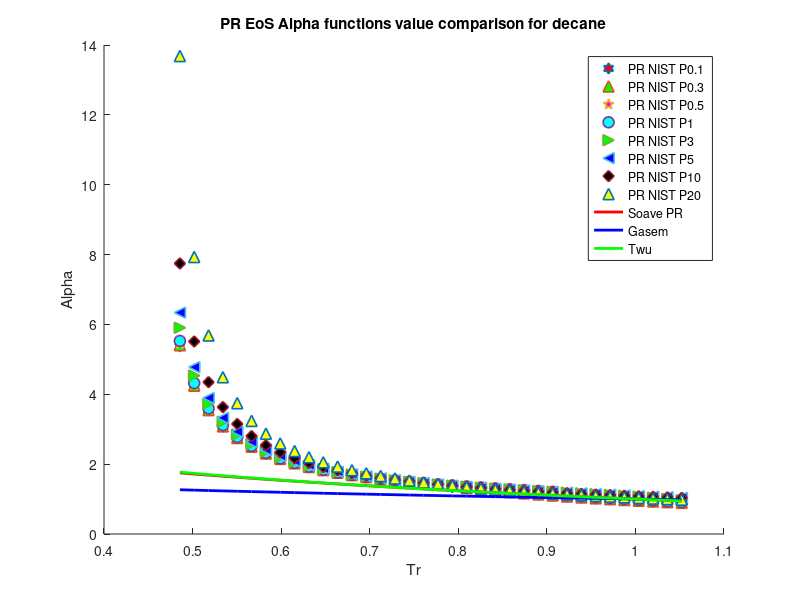

Write MATLAB code to recreate this figure.
clear 
clc
load decane_rho_different_pressure_data.mat
%PR Decane
P = [0.1E6,0.3E6,0.5E6,1E6,3E6,5E6,10E6,20E6]; %pa
omega = 0.4884; %Acentric factor
Tc = 617.7; %K
Pc = 2103000; %Pa
R = 8.31446 %J/K*mol
b = 0.07780*(R*Tc/Pc);
a = 0.45724*(((R^2)*(Tc^2))/Pc);
T = 300; %k
M = 142.2817/1000; %kg/mol
S1=0.37464+1.54226*omega-0.26992*omega^2;
for i = 1:1:36
   Tr=T/Tc;
   Tr_list(i)=Tr;
   for j = 1:1:8
       Vm(i,j) = M/rho(i,j);
   end
   alpha_0(i) = (Tr)^(-0.171813)*exp(0.125283*(1-(Tr)^(1.77634)));
   alpha_1(i) = (Tr)^(-0.607352)*exp(0.511614*(1-(Tr)^(2.20517)));
   alpha_PR_01(i) = ((R*T)/(Vm(i,1)-b)-P(1))*((Vm(i,1)^2+2*b*Vm(i,1)-b^2)/a);
   alpha_PR_03(i) = ((R*T)/(Vm(i,2)-b)-P(2))*((Vm(i,2)^2+2*b*Vm(i,2)-b^2)/a);
   alpha_PR_05(i) = ((R*T)/(Vm(i,3)-b)-P(3))*((Vm(i,3)^2+2*b*Vm(i,3)-b^2)/a);
   alpha_PR_1(i) = ((R*T)/(Vm(i,4)-b)-P(4))*((Vm(i,4)^2+2*b*Vm(i,4)-b^2)/a);
   alpha_PR_3(i) = ((R*T)/(Vm(i,5)-b)-P(5))*((Vm(i,5)^2+2*b*Vm(i,5)-b^2)/a);
   alpha_PR_5(i) = ((R*T)/(Vm(i,6)-b)-P(6))*((Vm(i,6)^2+2*b*Vm(i,6)-b^2)/a);
   alpha_PR_10(i) = ((R*T)/(Vm(i,7)-b)-P(7))*((Vm(i,7)^2+2*b*Vm(i,7)-b^2)/a);
   alpha_PR_20(i) = ((R*T)/(Vm(i,8)-b)-P(8))*((Vm(i,8)^2+2*b*Vm(i,8)-b^2)/a);
   alpha_soave_PR(i) =(1+S1*(1-sqrt(Tr)))^2;
   alpha_Gasem(i) = exp((1.943+0.926*Tr)*(1-(Tr)^0.1441));
   alpha_twu(i) = alpha_0(i)+omega*(alpha_1(i)-alpha_0(i));
   Temp(i)=T;
   T = T+10;
end
hold on
plot(Tr_list,alpha_PR_01,'h','MarkerSize',8,'MarkerFaceColor','r','LineWidth',1.2)
plot(Tr_list,alpha_PR_03,'^','MarkerSize',8,'MarkerFaceColor','g','LineWidth',1.2)
plot(Tr_list,alpha_PR_05,'p','MarkerSize',8,'MarkerFaceColor','m','LineWidth',1.2)
plot(Tr_list,alpha_PR_1,'o','MarkerSize',8,'MarkerFaceColor','c','LineWidth',1.2)
plot(Tr_list,alpha_PR_3,'>','MarkerSize',8,'MarkerFaceColor','g','LineWidth',1.2)
plot(Tr_list,alpha_PR_5,'<','MarkerSize',8,'MarkerFaceColor','b','LineWidth',1.2)
plot(Tr_list,alpha_PR_10,'d','MarkerSize',8,'MarkerFaceColor','k','LineWidth',1.2)
plot(Tr_list,alpha_PR_20,'^','MarkerSize',8,'MarkerFaceColor','y','LineWidth',1.2)
plot(Tr_list,alpha_soave_PR,'r','LineWidth',2)
plot(Tr_list,alpha_Gasem,'b','LineWidth',2)
plot(Tr_list,alpha_twu,'g','LineWidth',2)
hold off
legend('PR NIST P0.1','PR NIST P0.3','PR NIST P0.5','PR NIST P1','PR NIST P3','PR NIST P5','PR NIST P10','PR NIST P20','Soave PR','Gasem','Twu')
xlabel('Tr')
ylabel('Alpha')
title('PR EoS Alpha functions value comparison for decane')
